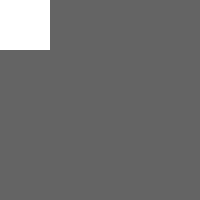
Frame 1 (no input)
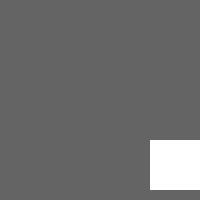
Frame 60 (the mouse pressed at the canvas centre just before this capture)
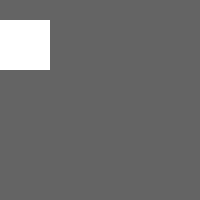
Frame 120 (the mouse held since frame 60 and released just before this capture)

The Processing sketch that drew these frames (run headless with seeded random() and noise(); from frame 60 on, the mouse is pressed at the canvas centre):

// Processing sketch: processing_102141
// ── processing_102141.pde

int x = 0;
int y = 0;

int speed = 5;
int state = 0;

void setup() {
 size(200, 200); 
}

void draw() {
 background(100);
 noStroke();
 
 fill(255);
 rect(x, y, 50, 50);
 if (state == 0) {
  
   x = x + speed;
   if(x > width - 50) {
     x = width - 50;
     state = 1;
   }
 } else if (state == 1) {
   y = y + speed;
   if (y > height - 50) {
     y = height - 50;
     state = 2;
   }
 } else if (state == 2) {
   x = x - speed;
   if( x < 0) {
     x = 0;
     state = 3;
   }
 } else if (state == 3){
   y = y - speed;
   if (y < 0) {
     y = 0;
     state = 0;
   }
 }
}
